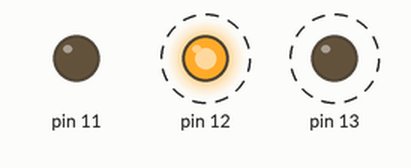
Recording of a sketch running on a simulated Arduino Uno, built with avr-gcc and run on an emulated ATmega328P. Parts: output pins drawn as LEDs (lit = HIGH). Dashed ring = blinking. What the sketch prints to the serial monitor is not drawn.

Above: at 0.4 s.
Timing chart, 0 to 3.0 s (numbered marks = the images above):
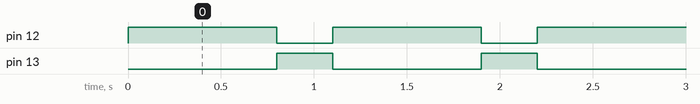

The sketch:

Blink_opgave.ino
```cpp
 int x=0; //Global variabel
 int lED1 = 13;
 int LED2 = 12;
 int LED3 = 11;


void setup() {
  pinMode(13, OUTPUT);
  pinMode(12, OUTPUT);
  pinMode(11, OUTPUT);
  Serial.begin(9600);
}

int blink(int enable, int on_, int off_){
  int Hans =0; //Local variabel

  if (enable) {
    digitalWrite(13, LOW);
    digitalWrite(12, HIGH);
    delay(on_);
    digitalWrite(12, LOW);
    digitalWrite(13, HIGH);
    delay(off_);
  }
  Hans = (2);
  return Hans;
}

void loop() {
  x=blink(1, 800, 300);
  Serial.println(x);
}
```

Measured:
- by itself, pin 12: alternates HIGH for 0.80 s and LOW for 0.30 s
- by itself, pin 13: alternates HIGH for 0.30 s and LOW for 0.80 s
